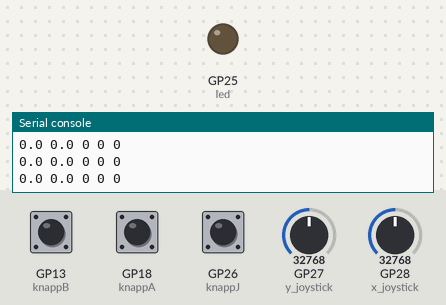
A program run on a simulated Raspberry Pi Pico running MicroPython. Parts: output pins drawn as LEDs (lit = HIGH), the last lines printed to the serial console. The test bench sets the inputs (shaded band); at power-on: GP26 (knappJ) HIGH, GP13 (knappB) HIGH, GP18 (knappA) HIGH, GP27 (y_joystick) = 32768, GP28 (x_joystick) = 32768 (analog values on the 0–65535 scale).

Above: at 1.2 s.
1.3 s: GP26 (knappJ) pulled LOW for 0.15 s
At 1.38 s:
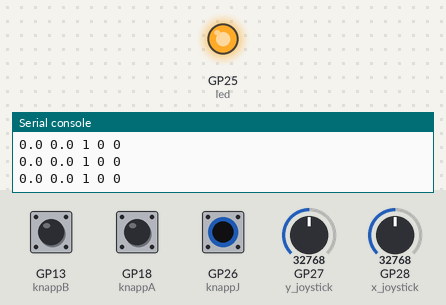
2.9 s: GP26 (knappJ) pulled LOW for 3.2 s
At 6.6 s:
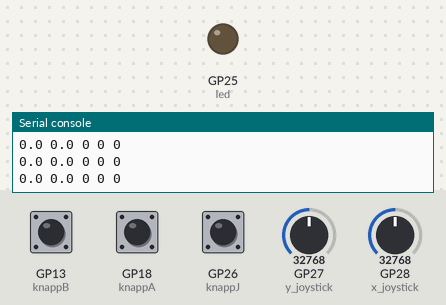
Timing chart, 0 to 8.1 s (numbered marks = the images above; inputs shaded):
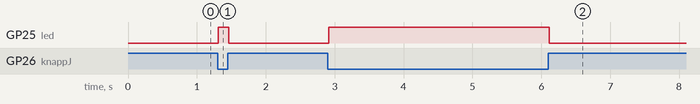

The program:

main.py
```python
from machine import ADC, Pin
from time import sleep

led = Pin(25, Pin.OUT)
x_joystick = ADC(Pin(28, Pin.IN))
y_joystick = ADC(Pin(27, Pin.IN))
knappJ = Pin(26, Pin.IN, Pin.PULL_UP)
knappA = Pin(18, Pin.IN, Pin.PULL_UP)
knappB = Pin(13, Pin.IN, Pin.PULL_UP)

FPS = 60
DIVISOR = 2**15

dt = 1 / FPS

while True:
    sleep(dt)

    x = x_joystick.read_u16() / DIVISOR - 1
    y = y_joystick.read_u16() / DIVISOR - 1

    kJ = int(knappJ.value() == 0)
    kA = int(knappA.value() == 0)
    kB = int(knappB.value() == 0)
    if kJ:
        led.on()
    else:
        led.off()

    print(x, y, kJ, kA, kB)
```

Measured:
- after the input at 1.3 s, GP25 (led): LOW → HIGH at once, → LOW 0.15 s later
- after the input at 2.9 s, GP25 (led): LOW → HIGH at once, → LOW 3.2 s later
